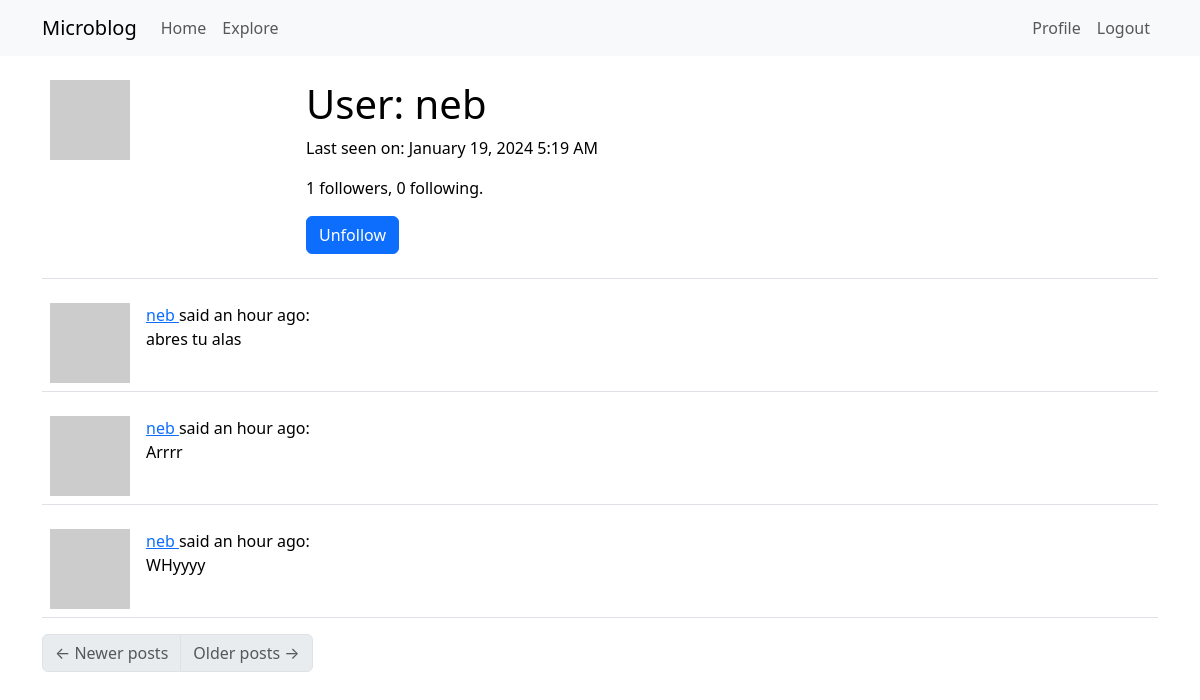
Screenshot of /user/neb (signed in) with the database file from the repository.
### app/models.py (models this page shows, shortened)
class User(UserMixin, db.Model):
    id: so.Mapped[int] = so.mapped_column(primary_key=True)
    username: so.Mapped[str] = so.mapped_column(sa.String(64), index=True,
                                                unique=True)
    email: so.Mapped[str] = so.mapped_column(sa.String(120), index=True,
                                             unique=True)
    password_hash: so.Mapped[Optional[str]] = so.mapped_column(sa.String(256))
    about_me: so.Mapped[Optional[str]] = so.mapped_column(sa.String(140))
    last_seen: so.Mapped[Optional[datetime]] = so.mapped_column(
        default=lambda: datetime.now(timezone.utc))
    posts: so.WriteOnlyMapped['Post'] = so.relationship(
        back_populates='author')
    following: so.WriteOnlyMapped['User'] = so.relationship(
        secondary=followers, primaryjoin=(followers.c.follower_id == id),
        secondaryjoin=(followers.c.followed_id == id),
        back_populates='followers')
    followers: so.WriteOnlyMapped['User'] = so.relationship(
        secondary=followers, primaryjoin=(followers.c.followed_id == id),
        secondaryjoin=(followers.c.follower_id == id),
        back_populates='following')
    def avatar(self, size):
        digest = md5(self.email.lower().encode('utf-8')).hexdigest()
        return f'https://www.gravatar.com/avatar/{digest}?d=identicon&s={size}'
    def is_following(self, user):
        query = self.following.select().where(User.id == user.id)
        return db.session.scalar(query) is not None
    def followers_count(self):
        query = sa.select(sa.func.count()).select_from(
            self.followers.select().subquery())
        return db.session.scalar(query)
    def following_count(self):
        query = sa.select(sa.func.count()).select_from(
            self.following.select().subquery())
        return db.session.scalar(query)

class Post(db.Model):
    id: so.Mapped[int] = so.mapped_column(primary_key=True)
    body: so.Mapped[str] = so.mapped_column(sa.String(140))
    timestamp: so.Mapped[datetime] = so.mapped_column(
        index=True, default=lambda: datetime.now(timezone.utc))
    user_id: so.Mapped[int] = so.mapped_column(sa.ForeignKey(User.id),
                                               index=True)
    author: so.Mapped[User] = so.relationship(back_populates='posts')
    language: so.Mapped[Optional[str]] = so.mapped_column(sa.String(5))

### app/routes.py (the view)
@app.route('/user/<username>')
@login_required
def user(username):
    user = db.first_or_404(sa.select(User).where(User.username == username))
    page = request.args.get('page', 1, type=int)
    query = user.posts.select().order_by(Post.timestamp.desc())
    posts = db.paginate(query, page=page,
                        per_page=app.config['POSTS_PER_PAGE'],
                        error_out=False)
    next_url = url_for('user', username=user.username, page=posts.next_num) \
        if posts.has_next else None
    prev_url = url_for('user', username=user.username, page=posts.prev_num) \
        if posts.has_prev else None
    form = EmptyForm()
    return render_template('user.html', user=user, posts=posts.items,
                           next_url=next_url, prev_url=prev_url, form=form)

### app/forms.py
class EmptyForm(FlaskForm):
    submit = SubmitField('Submit')

### app/models.py (called while the page is built)
@login.user_loader
def load_user(id):
    return db.session.get(User, int(id))

### app/routes.py (called while the page is built)
@app.before_request
def before_request():
    if current_user.is_authenticated:
        current_user.last_seen = datetime.now(timezone.utc)
        db.session.commit()

### app/templates/user.html (shortened to what this page needs)
{% extends "base.html" %}
{% block content %}
    <table class="table table-hover">
        <tr>
            <td width="256px"><img src="{{ user.avatar(256) }}"></td>
            <td>
                <h1>User: {{ user.username }}</h1>
                {% if user.last_seen %}
                <p>Last seen on: {{ moment(user.last_seen).format('LLL') }}</p>
                {% endif %}
                <p>{{ user.followers_count() }} followers, {{ user.following_count() }} following.</p>
                {% if user == current_user %}
                <p><a href="{{ url_for('edit_profile') }}">Edit your profile</a></p>
                {% else %}
                <p>
                    <form action="{{ url_for('unfollow', username=user.username) }}" method="post">
                        {{ form.submit(value='Unfollow', class_='btn btn-primary') }}
                    </form>
                </p>
                {% endif %}
            </td>
        </tr>
    </table>
    {% for post in posts %}
        {% include '_post.html' %}
    {% endfor %}
    <nav aria-label="Post navigation">
        <ul class="pagination">
            <li class="page-item{% if not prev_url %} disabled{% endif %}">
                <a class="page-link" href="{{ prev_url }}">
                    <span aria-hidden="true">&larr;</span> Newer posts
                </a>
            </li>
            <li class="page-item{% if not next_url %} disabled{% endif %}">
                <a class="page-link" href="{{ next_url }}">
                    Older posts <span aria-hidden="true">&rarr;</span>
                </a>
            </li>
        </ul>
    </nav>
{% endblock %}

### app/templates/base.html (shortened to what this page needs)
<!doctype html>
<html lang="en">
  <head>
    <link
        href="https://cdn.jsdelivr.net/npm/bootstrap@5.3.2/dist/css/bootstrap.min.css"
        rel="stylesheet"
>
  </head>
  <body>
    <nav class="navbar navbar-expand-lg bg-body-tertiary">
      <div class="container">
        <a class="navbar-brand" href="{{ url_for('index') }}">Microblog</a>
        <div class="collapse navbar-collapse" id="navbarSupportedContent">
          <ul class="navbar-nav me-auto mb-2 mb-lg-0">
            <li class="nav-item">
              <a class="nav-link" aria-current="page" href="{{ url_for('index') }}">Home</a>
            </li>
            <li class="nav-item">
              <a class="nav-link" aria-current="page" href="{{ url_for('explore') }}">Explore</a>
            </li>
          </ul>
          <ul class="navbar-nav mb-2 mb-lg-0">
            {% if current_user.is_anonymous %}
            <li class="nav-item">
              <a class="nav-link" aria-current="page" href="{{ url_for('login') }}">Login</a>
            </li>
            {% else %}
            <li class="nav-item">
              <a class="nav-link" aria-current="page" href="{{ url_for('user', username=current_user.username) }}">Profile</a>
            </li>
            <li class="nav-item">
              <a class="nav-link" aria-current="page" href="{{ url_for('logout') }}">Logout</a>
            </li>
            {% endif %}
          </ul>
        </div>
      </div>
    </nav>
    <div class="container mt-3">
      {% block content %}{% endblock %}
    </div>
  </body>
</html>

### app/templates/_post.html
<table class="table table-hover">
    <tr>
        <td width="70px">
            <a href="{{ url_for('user', username=post.author.username) }}">
                <img src="{{ post.author.avatar(70) }}" />
            </a>
        </td>
        <td>
            <a href="{{ url_for('user', username=post.author.username) }}">
                {{ post.author.username }}
            </a>
            said {{ moment(post.timestamp).fromNow() }}:
            <br>
            {{ post.body }}
        </td>
    </tr>
</table>

### rows the page displays
User: username "neb", last_seen "January 19, 2024 5:19 AM"
Post: author.username "neb", timestamp "an hour ago", body "abres tu alas"
Post: author.username "neb", timestamp "an hour ago", body "Arrrr"
Post: author.username "neb", timestamp "an hour ago", body "WHyyyy"

### other values shown
{{ user.followers_count() }} "1"
{{ user.following_count() }} "0"
